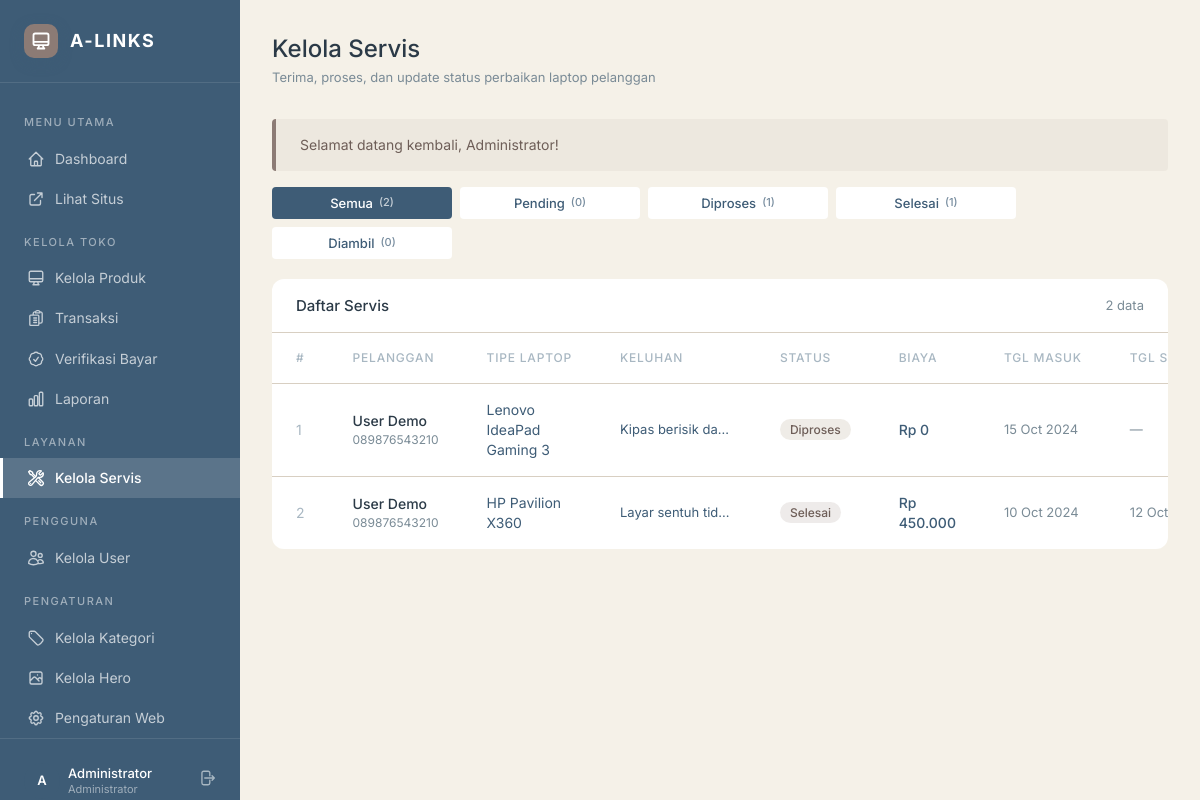
/admin/kelola_servis.php (signed in), run on an earlier commit of the app's database.
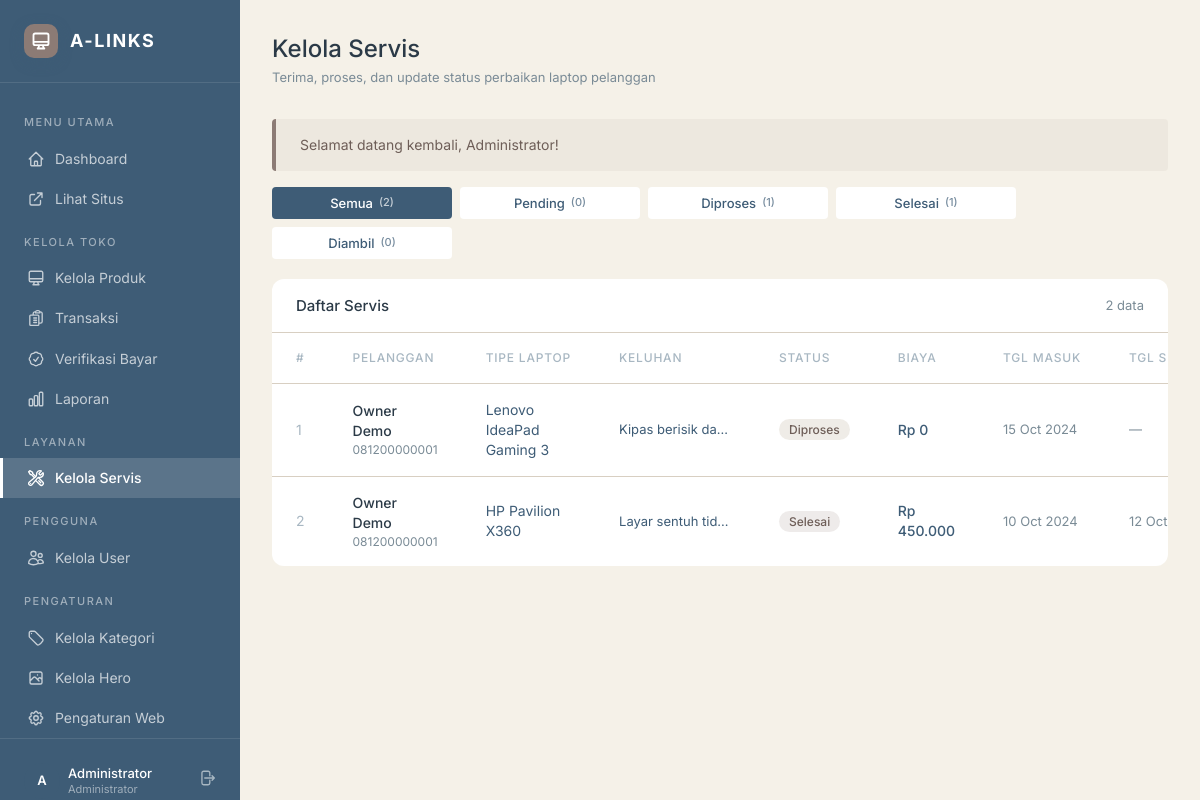
And on a later commit of the database.
### tables this page shows
CREATE TABLE `servis` (
  `id_servis` int(11) NOT NULL AUTO_INCREMENT,
  `id_user` int(11) NOT NULL,
  `tipe_laptop` varchar(150) NOT NULL,
  `keluhan` text NOT NULL,
  `status` enum('pending','proses','selesai','diambil') NOT NULL DEFAULT 'pending',
  `biaya` decimal(15,2) DEFAULT 0.00,
  `tgl_masuk` date NOT NULL,
  `tgl_selesai` date DEFAULT NULL,
  PRIMARY KEY (`id_servis`),
  KEY `id_user` (`id_user`),
  CONSTRAINT `fk_servis_user` FOREIGN KEY (`id_user`) REFERENCES `users` (`id_user`) ON DELETE CASCADE
);

CREATE TABLE `users` (
  `id_user` int(11) NOT NULL AUTO_INCREMENT,
  `nama` varchar(100) NOT NULL,
  `email` varchar(100) NOT NULL,
  `password` varchar(255) NOT NULL,
  `role` enum('admin','owner','kasir','user') NOT NULL DEFAULT 'user',
  `no_telp` varchar(20) DEFAULT NULL,
  `alamat` text DEFAULT NULL,
  PRIMARY KEY (`id_user`),
  UNIQUE KEY `email` (`email`)
);

### admin/kelola_servis.php (the view, shortened to what this page needs)
<?php
require_once '../config/koneksi.php';
$basePath = '../'; $pageTitle = 'Kelola Servis — A-LINKS';
$page = (int)($_GET['page'] ?? 1);
$limit = 10;
$offset = ($page - 1) * $limit;
$filterStatus = $_GET['status'] ?? '';
if ($filterStatus) {
    $stmtCount = $koneksi->prepare("SELECT COUNT(*) as c FROM servis WHERE status=?");
    $stmtCount->bind_param('s', $filterStatus);
    $stmtCount->execute();
    $totalRows = $stmtCount->get_result()->fetch_assoc()['c'];
    $stmtCount->close();
    $stmt = $koneksi->prepare("SELECT s.*, u.nama AS nama_user, u.no_telp FROM servis s JOIN users u ON s.id_user=u.id_user WHERE s.status=? ORDER BY s.tgl_masuk DESC LIMIT ? OFFSET ?");
    $stmt->bind_param('sii', $filterStatus, $limit, $offset);
    $stmt->execute();
    $servisList = $stmt->get_result(); $stmt->close();
} else {
    $resCount = $koneksi->query("SELECT COUNT(*) as c FROM servis");
    $totalRows = $resCount->fetch_assoc()['c'];
    $servisList = $koneksi->query("SELECT s.*, u.nama AS nama_user, u.no_telp FROM servis s JOIN users u ON s.id_user=u.id_user ORDER BY s.tgl_masuk DESC LIMIT $limit OFFSET $offset");
}
$counts = [];
foreach (['pending','proses','selesai','diambil'] as $st) {
    $r = $koneksi->query("SELECT COUNT(*) AS c FROM servis WHERE status='$st'");
    $counts[$st] = $r->fetch_assoc()['c'];
}
?>
<!DOCTYPE html><html lang="id"><head>
<link rel="stylesheet" href="../assets/css/style.css"/>
</head><body>
<div class="app-layout">
<?php include '../includes/sidebar_admin.php'; ?>
<main class="main-content">
  <div class="page-header">
    <div><h1 class="page-header__title">Kelola Servis</h1>
    <div class="page-header__sub">Terima, proses, dan update status perbaikan laptop pelanggan</div></div>
  </div>
  <?php renderFlash(); ?>
  <div style="display:flex;gap:8px;margin-bottom:20px;flex-wrap:wrap;">
    <?php
    $tabs = [''=> 'Semua','pending'=>'Pending','proses'=>'Diproses','selesai'=>'Selesai','diambil'=>'Diambil'];
    foreach ($tabs as $val => $lbl):
      $active = $filterStatus === $val;
      $count  = $val ? $counts[$val] : array_sum($counts);
    ?>
    <a href="kelola_servis.php<?= $val ? '?status='.$val : '' ?>"
       class="btn btn--sm <?= $active ? 'btn--primary' : 'btn--secondary' ?>"
       id="tabServis-<?= $val ?: 'all' ?>">
       <?= $lbl ?> <span style="opacity:0.7;font-size:11px;">(<?= $count ?>)</span>
    </a>
    <?php endforeach; ?>
  </div>
  <div class="table-wrap">
    <div class="table-toolbar">
      <div class="table-toolbar__title">Daftar Servis <?= $filterStatus ? '('.ucfirst($filterStatus).')' : '' ?></div>
      <span style="font-size:13px;color:var(--color-pewter);"><?= $totalRows ?> data</span>
    </div>
    <div style="overflow-x: auto; width: 100%;">
      <table style="min-width: 950px;">
        <thead><tr><th>#</th><th>Pelanggan</th><th>Tipe Laptop</th><th>Keluhan</th><th>Status</th><th>Biaya</th><th>Tgl Masuk</th><th>Tgl Selesai</th><th>Aksi</th></tr></thead>
      <tbody>
      <?php if ($servisList->num_rows > 0): $no=$offset+1; while ($s = $servisList->fetch_assoc()): ?>
      <tr id="rowServis-<?= $s['id_servis'] ?>">
        <td style="color:var(--color-silver-fog);"><?= $no++ ?></td>
        <td>
          <div style="font-weight:500;color:var(--color-carbon);"><?= htmlspecialchars($s['nama_user']) ?></div>
          <?php if ($s['no_telp']): ?><div style="font-size:12px;color:var(--color-pewter);"><?= htmlspecialchars($s['no_telp']) ?></div><?php endif; ?>
        </td>
        <td><?= htmlspecialchars($s['tipe_laptop']) ?></td>
        <td style="max-width:160px;"><div style="overflow:hidden;text-overflow:ellipsis;white-space:nowrap;font-size:13px;"><?= htmlspecialchars($s['keluhan']) ?></div></td>
        <td><?php $map=['pending'=>['gray','Pending'],'proses'=>['amber','Diproses'],'selesai'=>['green','Selesai'],'diambil'=>['blue','Diambil']]; [$c,$l]=$map[$s['status']]??['gray',$s['status']]; ?><span class="badge badge--<?= $c ?>"><?= $l ?></span></td>
        <td style="color:var(--color-blue);font-weight:500;"><?= $s['biaya'] ? formatRupiah($s['biaya']) : '<span style="color:var(--color-silver-fog);">—</span>' ?></td>
        <td style="font-size:13px;color:var(--color-pewter);"><?= date('d M Y', strtotime($s['tgl_masuk'])) ?></td>
        <td style="font-size:13px;color:var(--color-pewter);"><?= $s['tgl_selesai'] ? date('d M Y', strtotime($s['tgl_selesai'])) : '—' ?></td>
      </tr>
      <?php endwhile; else: ?>
      <tr><td colspan="9"><div class="empty-state"><p>Belum ada data servis <?= $filterStatus ? "dengan status $filterStatus" : '' ?></p></div></td></tr>
      <?php endif; ?>
      </tbody>
    </table>
    </div>
  </div>
</main>
</div>
</body></html>

### includes/sidebar_admin.php (shortened to what this page needs)
<?php
$currentFile = basename($_SERVER['PHP_SELF']);
$basePath ??= '../';
$_role = $_SESSION['role'] ?? 'admin';
function sidebarAllow(array $allowed): bool {
    global $_role;
    return in_array($_role, $allowed, true);
}
?>
<aside class="sidebar" id="adminSidebar">
  <div class="sidebar__brand">
    <a href="<?= $basePath ?>index.php" style="display:flex;align-items:center;gap:12px;text-decoration:none;color:var(--color-white);">
      <div style="background:var(--color-taupe);color:white;width:34px;height:34px;border-radius:10px;display:flex;align-items:center;justify-content:center;box-shadow:0 4px 14px rgba(62,92,118,0.40);">
        <svg width="20" height="20" fill="none" viewBox="0 0 24 24" stroke="currentColor" stroke-width="2.2">
          <path stroke-linecap="round" stroke-linejoin="round" d="M9.75 17L9 20l-1 1h8l-1-1-.75-3M3 13h18M5 17h14a2 2 0 002-2V5a2 2 0 00-2-2H5a2 2 0 00-2 2v10a2 2 0 002 2z" />
        </svg>
      </div>
      <span style="letter-spacing:1.5px;font-weight:700;font-size:18px;">A-LINKS</span>
    </a>
  </div>
  <div class="sidebar__group-label">Menu Utama</div>
  <a href="<?= $basePath ?>admin/dashboard.php"
     class="sidebar__link <?= $currentFile === 'dashboard.php' ? 'active' : '' ?>" id="sidebarDashboard">
    <svg width="18" height="18" fill="none" viewBox="0 0 24 24" stroke="currentColor" stroke-width="1.8">
      <path stroke-linecap="round" stroke-linejoin="round" d="M3 12l2-2m0 0l7-7 7 7M5 10v10a1 1 0 001 1h3m10-11l2 2m-2-2v10a1 1 0 01-1 1h-3m-6 0a1 1 0 001-1v-4a1 1 0 011-1h2a1 1 0 011 1v4a1 1 0 001 1m-6 0h6"/>
    </svg>
    Dashboard
  </a>
  <a href="<?= $basePath ?>index.php" target="_blank"
     class="sidebar__link" id="sidebarLihatSitus">
    <svg width="18" height="18" fill="none" viewBox="0 0 24 24" stroke="currentColor" stroke-width="1.8">
      <path stroke-linecap="round" stroke-linejoin="round" d="M10 6H6a2 2 0 00-2 2v10a2 2 0 002 2h10a2 2 0 002-2v-4M14 4h6m0 0v6m0-6L10 14"/>
    </svg>
    Lihat Situs
  </a>
  <div class="sidebar__group-label">Kelola Toko</div>
  <?php if (sidebarAllow(['admin', 'owner'])): ?>
  <a href="<?= $basePath ?>admin/kelola_produk.php"
     class="sidebar__link <?= $currentFile === 'kelola_produk.php' ? 'active' : '' ?>" id="sidebarProduk">
    <svg width="18" height="18" fill="none" viewBox="0 0 24 24" stroke="currentColor" stroke-width="1.8">
      <path stroke-linecap="round" stroke-linejoin="round" d="M9.75 17L9 20l-1 1h8l-1-1-.75-3M3 13h18M5 17h14a2 2 0 002-2V5a2 2 0 00-2-2H5a2 2 0 00-2 2v10a2 2 0 002 2z"/>
    </svg>
    Kelola Produk
  </a>
  <?php endif; ?>
  <a href="<?= $basePath ?>admin/kelola_transaksi.php"
     class="sidebar__link <?= $currentFile === 'kelola_transaksi.php' ? 'active' : '' ?>" id="sidebarTransaksi">
    Transaksi
  </a>
  <a href="<?= $basePath ?>admin/verifikasi_pembayaran.php"
     class="sidebar__link <?= $currentFile === 'verifikasi_pembayaran.php' ? 'active' : '' ?>" id="sidebarVerifikasi">
    Verifikasi Bayar
  </a>
  <?php if (sidebarAllow(['admin', 'owner'])): ?>
  <a href="<?= $basePath ?>admin/laporan.php"
     class="sidebar__link <?= $currentFile === 'laporan.php' ? 'active' : '' ?>" id="sidebarLaporan">
    Laporan
  </a>
  <?php endif; ?>
  <div class="sidebar__group-label">Layanan</div>
  <a href="<?= $basePath ?>admin/kelola_servis.php"
     class="sidebar__link <?= $currentFile === 'kelola_servis.php' ? 'active' : '' ?>" id="sidebarServis">
    Kelola Servis
  </a>
  <?php if (sidebarAllow(['admin', 'owner'])): ?>
  <div class="sidebar__group-label">Pengguna</div>
  <a href="<?= $basePath ?>admin/kelola_user.php"
     class="sidebar__link <?= $currentFile === 'kelola_user.php' ? 'active' : '' ?>" id="sidebarUser">
    Kelola User
  </a>
  <?php endif; ?>
  <?php if (sidebarAllow(['admin'])): ?>
  <div class="sidebar__group-label">Pengaturan</div>
  <a href="<?= $basePath ?>admin/kelola_kategori.php"
     class="sidebar__link <?= $currentFile === 'kelola_kategori.php' ? 'active' : '' ?>" id="sidebarKategori">
    Kelola Kategori
  </a>
  <a href="<?= $basePath ?>admin/kelola_hero.php"
     class="sidebar__link <?= $currentFile === 'kelola_hero.php' ? 'active' : '' ?>" id="sidebarHero">
    <svg width="18" height="18" fill="none" viewBox="0 0 24 24" stroke="currentColor" stroke-width="1.8">
      <path stroke-linecap="round" stroke-linejoin="round" d="M4 16l4.586-4.586a2 2 0 012.828 0L16 16m-2-2l1.586-1.586a2 2 0 012.828 0L20 14m-6-6h.01M6 20h12a2 2 0 002-2V6a2 2 0 00-2-2H6a2 2 0 00-2 2v12a2 2 0 002 2z"/>
    </svg>
    Kelola Hero
  </a>
  <a href="<?= $basePath ?>admin/pengaturan_web.php"
     class="sidebar__link <?= $currentFile === 'pengaturan_web.php' ? 'active' : '' ?>" id="sidebarPengaturanWeb">
    Pengaturan Web
  </a>
  <?php endif; ?>
  <div class="sidebar__footer">
    <div class="sidebar__avatar" id="adminAvatar"
         style="background:<?php
           echo match($_role) {
               'owner' => 'var(--color-blue-light)',
               'kasir' => 'var(--color-taupe)',
               default => 'var(--color-blue)',
           };
         ?>;">
      <?= strtoupper(substr($_SESSION['nama'] ?? 'A', 0, 1)) ?>
    </div>
    <div style="flex:1;min-width:0;">
      <div class="sidebar__user-name" style="overflow:hidden;text-overflow:ellipsis;white-space:nowrap;">
        <?= htmlspecialchars($_SESSION['nama'] ?? 'Admin') ?>
      </div>
      <div class="sidebar__user-role"><?= getRoleLabel($_role) ?></div>
    </div>
    <a href="<?= $basePath ?>logout.php" id="sidebarLogout"
       style="color:var(--color-silver-fog);transition:color 0.33s;"
       title="Keluar"
       onmouseover="this.style.color='var(--color-graphite)'"
       onmouseout="this.style.color='var(--color-silver-fog)'">
      <svg width="18" height="18" fill="none" viewBox="0 0 24 24" stroke="currentColor" stroke-width="1.8">
        <path stroke-linecap="round" stroke-linejoin="round" d="M15.75 9V5.25A2.25 2.25 0 0013.5 3h-6a2.25 2.25 0 00-2.25 2.25v13.5A2.25 2.25 0 007.5 21h6a2.25 2.25 0 002.25-2.25V15m3 0l3-3m0 0l-3-3m3 3H9"/>
      </svg>
    </a>
  </div>
</aside>

### config/koneksi.php (shortened to what this page needs)
<?php
function formatRupiah(int|float $harga): string {
    return 'Rp ' . number_format($harga, 0, ',', '.');
}
function getFlash(): ?array {
    $flash = $_SESSION['flash'] ?? null;
    return $flash;
}
function renderFlash(): void {
    $flash = getFlash();
    $typeMap = ['success'=>'success','error'=>'error','warning'=>'warning','info'=>'info'];
    $cls     = $typeMap[$flash['type']] ?? 'info';
    echo '<div class="alert alert--' . $cls . '" data-autohide>' . htmlspecialchars($flash['message']) . '</div>';
}
function getRoleLabel(string $role): string {
    return match($role) {
        'admin'  => 'Administrator',
        'owner'  => 'Owner',
        'kasir'  => 'Kasir',
        'user'   => 'Pelanggan',
        default  => ucfirst($role),
    };
}

What changed in the data, as far as the page shows it:
changed through a linked row, servis "Lenovo IdeaPad Gaming 3": id_user.nama "User Demo" → "Owner Demo"; id_user.no_telp "089876543210" → "081200000001"
changed through a linked row, servis "HP Pavilion X360": id_user.nama "User Demo" → "Owner Demo"; id_user.no_telp "089876543210" → "081200000001"
